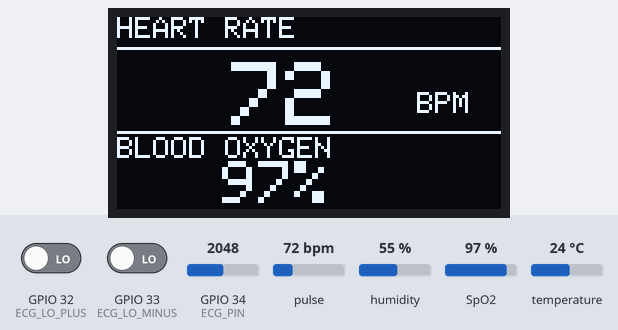
A sketch run on a simulated ESP32. Shown: 128×64 one-colour display. The inputs (shaded band) are chosen by the test bench; at power-on: pulse 72 bpm, SpO2 97 %, GPIO 32 (ECG_LO_PLUS) LOW, GPIO 33 (ECG_LO_MINUS) LOW, GPIO 34 (ECG_PIN) = 2048, humidity 55 %, temperature 24 °C. WiFi joins after 1.5 s; servers stay silent unless stated; what the sketch prints to the serial monitor is not drawn.

Above: at 4.5 s.
4.6 s: pulse set to 42 bpm
At 11.4 s:
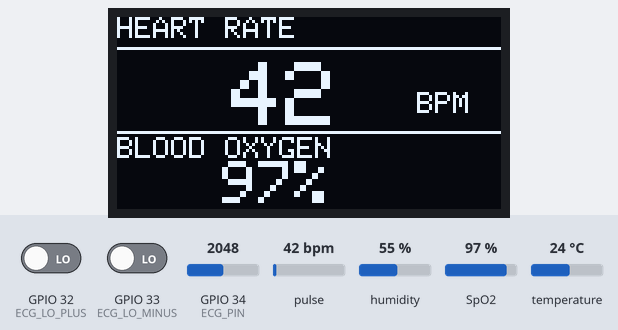
11.9 s: SpO2 set to 80 %
At 14.3 s:
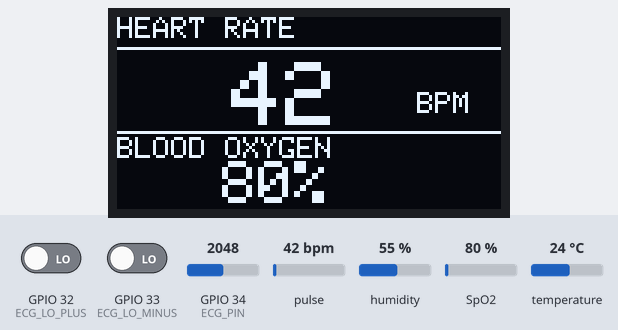
14.6 s: pulse set to 70 bpm
At 16.3 s:
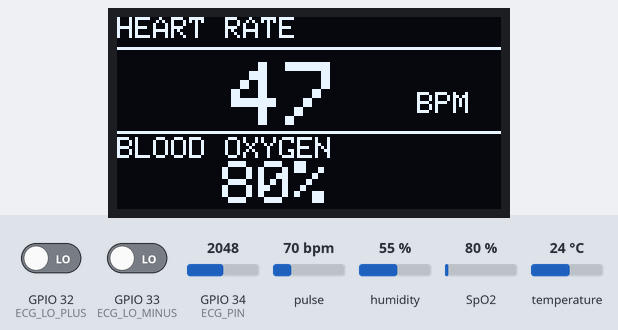
18.5 s: SpO2 set to 85 %
At 21.3 s:
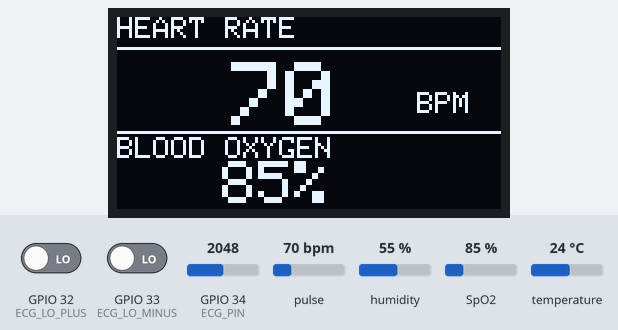
Timing chart, 0 to 22.8 s (numbered marks = the images above; inputs shaded):
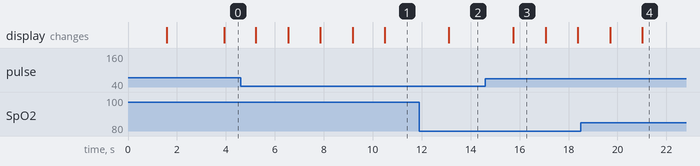

The sketch:

esp_max_dht11_ecg_oled_complete_code.ino
```cpp
#include <WiFi.h>
#include <WiFiClientSecure.h>
#include <WebServer.h>
#include <HTTPClient.h>
#include <ArduinoJson.h>
#include <Wire.h>
#include "MAX30105.h"
#include "spo2_algorithm.h"
#include <Adafruit_GFX.h>
#include <Adafruit_SSD1306.h>
#include "DHT.h"

// ================= CONFIGURATION =================
const char* ssid = "samajhdar_phone";
const char* password = "jaishreeram";

// Google Script URL
const char* googleScriptURL = "https://script.google.com/macros/s/AKfycbyPCQ7vLwbMYIpHoMskANdxd4caDdHZzjOEOXM2hx9ihV9J7YYDU9ius4eF97xI2yLCDQ/exec";

// ================= SENSOR PINS =================
#define DHTPIN 4
#define DHTTYPE DHT11
#define ECG_PIN 34
#define ECG_LO_PLUS 32
#define ECG_LO_MINUS 33
#define I2C_SDA_MAX 25
#define I2C_SCL_MAX 26

// ================= OBJECTS =================
DHT dht(DHTPIN, DHTTYPE);
Adafruit_SSD1306 display(128, 64, &Wire, -1);
MAX30105 particleSensor;
WebServer server(80);

// ================= VARIABLES =================
float temp = 0;
float humid = 0;
int ecgValue = 0;
int32_t spo2 = 0;
int8_t validSPO2 = 0;
int32_t heartRate = 0;
int8_t validHeartRate = 0;
bool fingerDetected = false;

// --- NEW: LARGE CIRCULAR BUFFER FOR DASHBOARD ---
// We need 400 points to show 1 second of data (since sample rate is 400Hz)
#define DASHBOARD_BUFFER_SIZE 200
int dashboardBuffer[DASHBOARD_BUFFER_SIZE];
int dashboardIndex = 0;

// --- ECG FILTER ---
#define FILTER_SIZE 5
int filterBuffer[FILTER_SIZE];
int filterIndex = 0;

// --- BPM SMOOTHING ---
#define AVG_SIZE 5
int32_t bpmHistory[AVG_SIZE];
byte historyIndex = 0;

// SpO2 Buffer
#define MAX_SAMPLES 100
uint32_t irBuffer[MAX_SAMPLES];
uint32_t redBuffer[MAX_SAMPLES];

// Timers
unsigned long lastCloudUpload = 0;
const long cloudInterval = 30000;

// ================= HTML DASHBOARD =================
const char index_html[] PROGMEM = R"rawliteral(
<!DOCTYPE HTML><html>
<head>
  <meta name="viewport" content="width=device-width, initial-scale=1">
  <meta http-equiv="refresh" content="5">
  <title>ESP32 Health Monitor</title>
  <style>
    body { font-family: Arial; text-align: center; margin:0; background-color: #f4f4f4; }
    .header { background-color: #0c6980; color: white; padding: 10px; }
    .card { background: white; padding: 20px; margin: 10px; border-radius: 10px; box-shadow: 2px 2px 10px rgba(0,0,0,0.1); display: inline-block; width: 200px; vertical-align: top; }
    .val { font-size: 2rem; font-weight: bold; color: #0c6980; }
    .label { color: #555; }

    /* Graph Styling - Fixed Width/Height */
    .graph-card { width: 90%; max-width: 600px; display: block; margin: 10px auto; background: #fff; padding: 10px;}
    svg { border: 1px solid #ccc; width: 100%; height: 200px; background: #f9f9f9; }

    /* The ECG Line Style */
    polyline {
      fill: none;
      stroke: #FF0000; /* Red Line */
      stroke-width: 2;
      vector-effect: non-scaling-stroke;
    }
  </style>
</head>
<body>
  <div class="header"><h1>Health Dashboard</h1></div>

  <div class="card">
    <div class="label">Heart Rate</div>
    <div class="val">%BPM% <span style="font-size:1rem">bpm</span></div>
  </div>

  <div class="card">
    <div class="label">SpO2</div>
    <div class="val">%SPO2% <span style="font-size:1rem">%</span></div>
  </div>

  <div class="card">
    <div class="label">Temperature</div>
    <div class="val">%TEMP% <span style="font-size:1rem">C</span></div>
  </div>

  <div class="card">
    <div class="label">Humidity</div>
    <div class="val">%HUMID% <span style="font-size:1rem">%</span></div>
  </div>

  <div class="card graph-card">
    <div class="label">ECG Waveform (Live Snapshot)</div>
    <svg viewBox="0 0 200 4095" preserveAspectRatio="none">
      <polyline points="%GRAPH_POINTS%" />
    </svg>
    <div class="label" style="font-size: 0.8rem;">Sensor Value: %ECG%</div>
  </div>

</body>
</html>
)rawliteral";

// ================= FUNCTIONS =================

// 1. ECG Filter Function
int getFilteredECG(int newValue) {
  filterBuffer[filterIndex] = newValue;
  filterIndex = (filterIndex + 1) % FILTER_SIZE;
  long sum = 0;
  for(int i = 0; i < FILTER_SIZE; i++) sum += filterBuffer[i];
  return sum / FILTER_SIZE;
}

// 2. Read ECG Safe
int readECG() {
  if((digitalRead(ECG_LO_PLUS) == 1) || (digitalRead(ECG_LO_MINUS) == 1)){
    return 2048; // Return Mid-Voltage if leads off (Flatline)
  } else {
    int raw = analogRead(ECG_PIN);
    return getFilteredECG(raw);
  }
}

// 3. Dashboard Handler
void handleRoot() {
  String s = index_html;
  if (fingerDetected) {
    s.replace("%BPM%", String(heartRate));
    s.replace("%SPO2%", String(spo2));
  } else {
    s.replace("%BPM%", "--");
    s.replace("%SPO2%", "--");
  }
  s.replace("%TEMP%", String(temp));
  s.replace("%HUMID%", String(humid));
  s.replace("%ECG%", String(ecgValue));

  // Generate Graph Points
  // We reconstruct the circular buffer into a linear string
  String points = "";
  points.reserve(1500); // Reserve memory to prevent crash

  int current = dashboardIndex;
  for(int i=0; i<DASHBOARD_BUFFER_SIZE; i++){
    // Read from the oldest point to the newest point (Circular Buffer Logic)
    int idx = (dashboardIndex + i) % DASHBOARD_BUFFER_SIZE;
    int val = dashboardBuffer[idx];

    // Invert Y (4095 - val) so high voltage goes UP
    points += String(i) + "," + String(4095 - val) + " ";
  }
  s.replace("%GRAPH_POINTS%", points);

  server.send(200, "text/html", s);
}

// 4. Send to Cloud
void sendToCloud() {
  if(WiFi.status() == WL_CONNECTED){
    WiFiClientSecure client;
    client.setInsecure();
    HTTPClient http;
    http.begin(client, googleScriptURL);
    http.setFollowRedirects(HTTPC_STRICT_FOLLOW_REDIRECTS);
    http.addHeader("Content-Type", "application/json");

    StaticJsonDocument<200> doc;
    if (fingerDetected) {
        doc["bpm"] = heartRate;
        doc["spo2"] = spo2;
    } else {
        doc["bpm"] = 0;
        doc["spo2"] = 0;
    }
    doc["temp"] = temp;
    doc["humid"] = humid;
    doc["ecg"] = ecgValue;

    String jsonStr;
    serializeJson(doc, jsonStr);
    http.POST(jsonStr);
    http.end();
  }
}

void readBasicSensors() {
  float t = dht.readTemperature();
  float h = dht.readHumidity();
  if (!isnan(t)) temp = t;
  if (!isnan(h)) humid = h;
}

void updateOLED() {
  display.clearDisplay();

  if (!fingerDetected) {
    display.setTextSize(1);
    display.setTextColor(SSD1306_WHITE);
    display.setCursor(0, 0);
    display.println("Pulse Oximeter");
    display.println("Place finger");
    display.println("on sensor...");
    display.display();
  } else {
    display.setTextSize(1);
    display.setTextColor(SSD1306_WHITE);
    display.setCursor(0, 0);
    display.println("HEART RATE");
    display.drawLine(0, 10, 128, 10, SSD1306_WHITE);

    display.setTextSize(3);
    display.setCursor(20, 15);

    if(heartRate > 40) {
      if(heartRate < 100) display.print(" ");
      display.print(heartRate);
    } else {
      display.setTextSize(2);
      display.setCursor(0, 20);
      display.print("Wait...");
    }

    display.setTextSize(1);
    display.setCursor(100, 25);
    display.println("BPM");

    display.drawLine(0, 38, 128, 38, SSD1306_WHITE);
    display.setTextSize(1);
    display.setCursor(0, 40);
    display.println("BLOOD OXYGEN");

    display.setTextSize(2);
    display.setCursor(35, 48);

    if(validSPO2) {
      display.print(spo2);
      display.print("%");
    } else {
      display.print("-- %");
    }
    display.display();
  }
}

// ================= SETUP =================
void setup() {
  Serial.begin(115200);

  Wire.begin();
  Wire1.begin(I2C_SDA_MAX, I2C_SCL_MAX);

  dht.begin();
  pinMode(ECG_LO_PLUS, INPUT);
  pinMode(ECG_LO_MINUS, INPUT);

  if(!display.begin(SSD1306_SWITCHCAPVCC, 0x3C)) {
    Serial.println(F("SSD1306 allocation failed"));
    for(;;);
  }
  display.clearDisplay();
  display.println("Initializing...");
  display.display();

  if (!particleSensor.begin(Wire1, I2C_SPEED_FAST)) {
    Serial.println("MAX30102 not found");
  }

  byte ledBrightness = 0x1F;
  byte sampleAverage = 4;
  byte ledMode = 2;
  int sampleRate = 400;
  int pulseWidth = 411;
  int adcRange = 4096;
  particleSensor.setup(ledBrightness, sampleAverage, ledMode, sampleRate, pulseWidth, adcRange);
  particleSensor.setPulseAmplitudeRed(ledBrightness);
  particleSensor.setPulseAmplitudeIR(ledBrightness);

  // Init Buffers
  for(int i=0; i<AVG_SIZE; i++) bpmHistory[i] = 0;
  for(int i=0; i<DASHBOARD_BUFFER_SIZE; i++) dashboardBuffer[i] = 2048; // Flat line
  for(int i=0; i<FILTER_SIZE; i++) filterBuffer[i] = 2048;

  Serial.print("Connecting to WiFi");
  WiFi.begin(ssid, password);
  while (WiFi.status() != WL_CONNECTED) {
    delay(500);
    Serial.print(".");
  }
  Serial.println("");
  Serial.println(WiFi.localIP());

  display.clearDisplay();
  display.println("WiFi Connected!");
  display.display();
  delay(1000);

  server.on("/", handleRoot);
  server.begin();
}

// ================= LOOP =================
void loop() {
  // 1. Gather Samples (MAX30102 + ECG)
  for (byte i = 0 ; i < MAX_SAMPLES ; i++) {
    while (particleSensor.available() == false) {
      particleSensor.check();
      server.handleClient();
    }
    redBuffer[i] = particleSensor.getRed();
    irBuffer[i] = particleSensor.getIR();
    particleSensor.nextSample();

    // --- ECG LOGIC ---
    ecgValue = readECG();

    // Update Dashboard Circular Buffer
    dashboardBuffer[dashboardIndex] = ecgValue;
    dashboardIndex = (dashboardIndex + 1) % DASHBOARD_BUFFER_SIZE;

    // PRINT FOR SERIAL PLOTTER
    // We print Bounds so the graph doesn't auto-scale wildly
    Serial.print("Lower:0,Upper:4095,ECG:");
    Serial.println(ecgValue);

    server.handleClient();
  }

  // 2. Finger & Heart Rate Logic
  long irValue = irBuffer[99];
  if (irValue < 50000) {
    fingerDetected = false;
    for(int i=0; i<AVG_SIZE; i++) bpmHistory[i] = 0;
    historyIndex = 0;
  } else {
    fingerDetected = true;
    int32_t rawBPM;
    int8_t rawValidBPM;
    maxim_heart_rate_and_oxygen_saturation(irBuffer, MAX_SAMPLES, redBuffer, &spo2, &validSPO2, &rawBPM, &rawValidBPM);

    if (rawValidBPM && rawBPM > 40 && rawBPM < 160) {
       bpmHistory[historyIndex] = rawBPM;
       historyIndex++;
       if (historyIndex >= AVG_SIZE) historyIndex = 0;
       long sum = 0;
       byte count = 0;
       for(int i=0; i<AVG_SIZE; i++) {
         if(bpmHistory[i] > 0) { sum += bpmHistory[i]; count++; }
       }
       if(count > 0) {
         heartRate = sum / count;
         validHeartRate = 1;
       }
    }
  }

  // 3. Read other sensors
  readBasicSensors();

  // 4. Update Displays
  updateOLED();

  // 5. Cloud Log
  if (millis() - lastCloudUpload > cloudInterval) {
    sendToCloud();
    lastCloudUpload = millis();
  }
}
```

Measured:
- after the input at 4.6 s, the display: first changes after 0.63 s (image 1 shows a later state)
- after the input at 11.9 s, the display: changes after 1.2 s (image 2)
- after the input at 14.6 s, the display: changes after 1.1 s (image 3)
- what the display in image 3 shows lasts 1.4 s, from 15.7 s to 17.1 s
